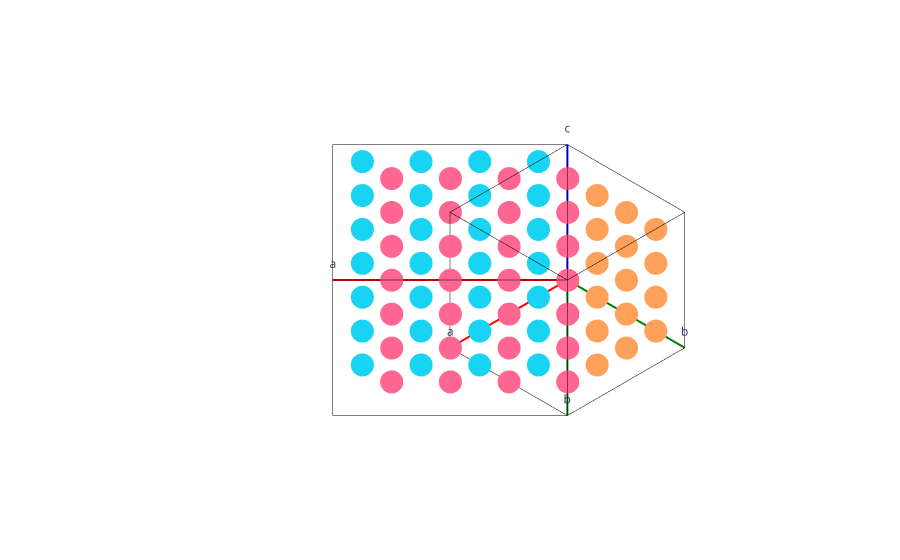

Write notebook code for a chart like this one.
### Code cell
# k-point grid

fig = Figure()
super(Figure, fig).add_unitcell(struct_conv.lattice.reciprocal_lattice.matrix)
super(Figure, fig).add_unitcell(struct_reduced.lattice.reciprocal_lattice.matrix)

grid = struct_conv.lattice.reciprocal_lattice.get_cartesian_coords(build_grid(4, shift=[0.5, 0.5, 0.5]))
x,y,z = grid.T
trace = go.Scatter3d(x=x,y=y,z=z, mode='markers')
fig.add_trace(trace)



grid = struct_reduced.lattice.reciprocal_lattice.get_cartesian_coords(build_grid(4, shift=[0.5, 0.0, 0.5]))
x,y,z = grid.T
trace = go.Scatter3d(x=x,y=y,z=z, mode='markers')
fig.add_trace(trace)

grid = struct_reduced.lattice.reciprocal_lattice.get_cartesian_coords(build_grid(4, shift=[0.0, 0.5, 0.5]))
x,y,z = grid.T
trace = go.Scatter3d(x=x,y=y,z=z, mode='markers')
fig.add_trace(trace)

fig.update_scenes(camera_projection_type="orthographic")

fig.show()

### Figure 1 — Plotly figure (JSON) as saved in the notebook; plotly's stock layout.template omitted (floating-point values rounded to 4 significant figures)
{"data": [{"line": {"color": "red", "width": 4}, "mode": "lines+text", "text": [null, "a"], "type": "scatter3d", "x": [0, 1.571], "y": [0, 0], "z": [0, 0]}, {"line": {"color": "green", "width": 4}, "mode": "lines+text", "text": [null, "b"], "type": "scatter3d", "x": [0, 0], "y": [0, 1.571], "z": [0, 0]}, {"line": {"color": "blue", "width": 4}, "mode": "lines+text", "text": [null, "c"], "type": "scatter3d", "x": [0, 0], "y": [0, 0], "z": [0, 1.571]}, {"line": {"color": "black", "width": 1}, "mode": "lines", "type": "scatter3d", "x": [1.571, 1.571], "y": [0, 1.571], "z": [0, 0]}, {"line": {"color": "black", "width": 1}, "mode": "lines", "type": "scatter3d", "x": [1.571, 1.571], "y": [0, 0], "z": [0, 1.571]}, {"line": {"color": "black", "width": 1}, "mode": "lines", "type": "scatter3d", "x": [0, 1.571], "y": [1.571, 1.571], "z": [0, 0]}, {"line": {"color": "black", "width": 1}, "mode": "lines", "type": "scatter3d", "x": [0, 0], "y": [1.571, 1.571], "z": [0, 1.571]}, {"line": {"color": "black", "width": 1}, "mode": "lines", "type": "scatter3d", "x": [0, 1.571], "y": [0, 0], "z": [1.571, 1.571]}, {"line": {"color": "black", "width": 1}, "mode": "lines", "type": "scatter3d", "x": [0, 0], "y": [0, 1.571], "z": [1.571, 1.571]}, {"line": {"color": "black", "width": 1}, "mode": "lines", "type": "scatter3d", "x": [1.571, 1.571], "y": [1.571, 1.571], "z": [0, 1.571]}, {"line": {"color": "black", "width": 1}, "mode": "lines", "type": "scatter3d", "x": [0, 1.571], "y": [1.571, 1.571], "z": [1.571, 1.571]}, {"line": {"color": "black", "width": 1}, "mode": "lines", "type": "scatter3d", "x": [1.571, 1.571], "y": [0, 1.571], "z": [1.571, 1.571]}, {"line": {"color": "red", "width": 4}, "mode": "lines+text", "text": [null, "a"], "type": "scatter3d", "x": [0, 1.571], "y": [0, -1.571], "z": [0, 0]}, {"line": {"color": "green", "width": 4}, "mode": "lines+text", "text": [null, "b"], "type": "scatter3d", "x": [0, 1.571], "y": [0, 1.571], "z": [0, 0]}, {"line": {"color": "blue", "width": 4}, "mode": "lines+text", "text": [null, "c"], "type": "scatter3d", "x": [0, 0], "y": [0, 0], "z": [0, 1.571]}, {"line": {"color": "black", "width": 1}, "mode": "lines", "type": "scatter3d", "x": [1.571, 3.142], "y": [-1.571, 0], "z": [0, 0]}, {"line": {"color": "black", "width": 1}, "mode": "lines", "type": "scatter3d", "x": [1.571, 1.571], "y": [-1.571, -1.571], "z": [0, 1.571]}, {"line": {"color": "black", "width": 1}, "mode": "lines", "type": "scatter3d", "x": [1.571, 3.142], "y": [1.571, 0], "z": [0, 0]}, {"line": {"color": "black", "width": 1}, "mode": "lines", "type": "scatter3d", "x": [1.571, 1.571], "y": [1.571, 1.571], "z": [0, 1.571]}, {"line": {"color": "black", "width": 1}, "mode": "lines", "type": "scatter3d", "x": [0, 1.571], "y": [0, -1.571], "z": [1.571, 1.571]}, {"line": {"color": "black", "width": 1}, "mode": "lines", "type": "scatter3d", "x": [0, 1.571], "y": [0, 1.571], "z": [1.571, 1.571]}, {"line": {"color": "black", "width": 1}, "mode": "lines", "type": "scatter3d", "x": [3.142, 3.142], "y": [0, 0], "z": [0, 1.571]}, {"line": {"color": "black", "width": 1}, "mode": "lines", "type": "scatter3d", "x": [1.571, 3.142], "y": [1.571, 0], "z": [1.571, 1.571]}, {"line": {"color": "black", "width": 1}, "mode": "lines", "type": "scatter3d", "x": [1.571, 3.142], "y": [-1.571, 0], "z": [1.571, 1.571]}, {"mode": "markers", "type": "scatter3d", "x": [0.1963, 0.1963, 0.1963, 0.1963, 0.1963, 0.1963, 0.1963, 0.1963, 0.1963, 0.1963, 0.1963, 0.1963, 0.1963, 0.1963, 0.1963, 0.1963, 0.589, 0.589, 0.589, 0.589, 0.589, 0.589, 0.589, 0.589, 0.589, 0.589, 0.589, 0.589, 0.589, 0.589, 0.589, 0.589, 0.9817, 0.9817, 0.9817, 0.9817, 0.9817, 0.9817, 0.9817, 0.9817, 0.9817, 0.9817, 0.9817, 0.9817, 0.9817, 0.9817, 0.9817, 0.9817, 1.374, 1.374, 1.374, 1.374, 1.374, 1.374, 1.374, 1.374, 1.374, 1.374, 1.374, 1.374, 1.374, 1.374, 1.374, 1.374], "y": [0.1963, 0.1963, 0.1963, 0.1963, 0.589, 0.589, 0.589, 0.589, 0.9817, 0.9817, 0.9817, 0.9817, 1.374, 1.374, 1.374, 1.374, 0.1963, 0.1963, 0.1963, 0.1963, 0.589, 0.589, 0.589, 0.589, 0.9817, 0.9817, 0.9817, 0.9817, 1.374, 1.374, 1.374, 1.374, 0.1963, 0.1963, 0.1963, 0.1963, 0.589, 0.589, 0.589, 0.589, 0.9817, 0.9817, 0.9817, 0.9817, 1.374, 1.374, 1.374, 1.374, 0.1963, 0.1963, 0.1963, 0.1963, 0.589, 0.589, 0.589, 0.589, 0.9817, 0.9817, 0.9817, 0.9817, 1.374, 1.374, 1.374, 1.374], "z": [0.1963, 0.589, 0.9817, 1.374, 0.1963, 0.589, 0.9817, 1.374, 0.1963, 0.589, 0.9817, 1.374, 0.1963, 0.589, 0.9817, 1.374, 0.1963, 0.589, 0.9817, 1.374, 0.1963, 0.589, 0.9817, 1.374, 0.1963, 0.589, 0.9817, 1.374, 0.1963, 0.589, 0.9817, 1.374, 0.1963, 0.589, 0.9817, 1.374, 0.1963, 0.589, 0.9817, 1.374, 0.1963, 0.589, 0.9817, 1.374, 0.1963, 0.589, 0.9817, 1.374, 0.1963, 0.589, 0.9817, 1.374, 0.1963, 0.589, 0.9817, 1.374, 0.1963, 0.589, 0.9817, 1.374, 0.1963, 0.589, 0.9817, 1.374]}, {"mode": "markers", "type": "scatter3d", "x": [0.1963, 0.1963, 0.1963, 0.1963, 0.589, 0.589, 0.589, 0.589, 0.9817, 0.9817, 0.9817, 0.9817, 1.374, 1.374, 1.374, 1.374, 0.589, 0.589, 0.589, 0.589, 0.9817, 0.9817, 0.9817, 0.9817, 1.374, 1.374, 1.374, 1.374, 1.767, 1.767, 1.767, 1.767, 0.9817, 0.9817, 0.9817, 0.9817, 1.374, 1.374, 1.374, 1.374, 1.767, 1.767, 1.767, 1.767, 2.16, 2.16, 2.16, 2.16, 1.374, 1.374, 1.374, 1.374, 1.767, 1.767, 1.767, 1.767, 2.16, 2.16, 2.16, 2.16, 2.553, 2.553, 2.553, 2.553], "y": [-0.1963, -0.1963, -0.1963, -0.1963, 0.1963, 0.1963, 0.1963, 0.1963, 0.589, 0.589, 0.589, 0.589, 0.9817, 0.9817, 0.9817, 0.9817, -0.589, -0.589, -0.589, -0.589, -0.1963, -0.1963, -0.1963, -0.1963, 0.1963, 0.1963, 0.1963, 0.1963, 0.589, 0.589, 0.589, 0.589, -0.9817, -0.9817, -0.9817, -0.9817, -0.589, -0.589, -0.589, -0.589, -0.1963, -0.1963, -0.1963, -0.1963, 0.1963, 0.1963, 0.1963, 0.1963, -1.374, -1.374, -1.374, -1.374, -0.9817, -0.9817, -0.9817, -0.9817, -0.589, -0.589, -0.589, -0.589, -0.1963, -0.1963, -0.1963, -0.1963], "z": [0.1963, 0.589, 0.9817, 1.374, 0.1963, 0.589, 0.9817, 1.374, 0.1963, 0.589, 0.9817, 1.374, 0.1963, 0.589, 0.9817, 1.374, 0.1963, 0.589, 0.9817, 1.374, 0.1963, 0.589, 0.9817, 1.374, 0.1963, 0.589, 0.9817, 1.374, 0.1963, 0.589, 0.9817, 1.374, 0.1963, 0.589, 0.9817, 1.374, 0.1963, 0.589, 0.9817, 1.374, 0.1963, 0.589, 0.9817, 1.374, 0.1963, 0.589, 0.9817, 1.374, 0.1963, 0.589, 0.9817, 1.374, 0.1963, 0.589, 0.9817, 1.374, 0.1963, 0.589, 0.9817, 1.374, 0.1963, 0.589, 0.9817, 1.374]}, {"mode": "markers", "type": "scatter3d", "x": [0.1963, 0.1963, 0.1963, 0.1963, 0.589, 0.589, 0.589, 0.589, 0.9817, 0.9817, 0.9817, 0.9817, 1.374, 1.374, 1.374, 1.374, 0.589, 0.589, 0.589, 0.589, 0.9817, 0.9817, 0.9817, 0.9817, 1.374, 1.374, 1.374, 1.374, 1.767, 1.767, 1.767, 1.767, 0.9817, 0.9817, 0.9817, 0.9817, 1.374, 1.374, 1.374, 1.374, 1.767, 1.767, 1.767, 1.767, 2.16, 2.16, 2.16, 2.16, 1.374, 1.374, 1.374, 1.374, 1.767, 1.767, 1.767, 1.767, 2.16, 2.16, 2.16, 2.16, 2.553, 2.553, 2.553, 2.553], "y": [0.1963, 0.1963, 0.1963, 0.1963, 0.589, 0.589, 0.589, 0.589, 0.9817, 0.9817, 0.9817, 0.9817, 1.374, 1.374, 1.374, 1.374, -0.1963, -0.1963, -0.1963, -0.1963, 0.1963, 0.1963, 0.1963, 0.1963, 0.589, 0.589, 0.589, 0.589, 0.9817, 0.9817, 0.9817, 0.9817, -0.589, -0.589, -0.589, -0.589, -0.1963, -0.1963, -0.1963, -0.1963, 0.1963, 0.1963, 0.1963, 0.1963, 0.589, 0.589, 0.589, 0.589, -0.9817, -0.9817, -0.9817, -0.9817, -0.589, -0.589, -0.589, -0.589, -0.1963, -0.1963, -0.1963, -0.1963, 0.1963, 0.1963, 0.1963, 0.1963], "z": [0.1963, 0.589, 0.9817, 1.374, 0.1963, 0.589, 0.9817, 1.374, 0.1963, 0.589, 0.9817, 1.374, 0.1963, 0.589, 0.9817, 1.374, 0.1963, 0.589, 0.9817, 1.374, 0.1963, 0.589, 0.9817, 1.374, 0.1963, 0.589, 0.9817, 1.374, 0.1963, 0.589, 0.9817, 1.374, 0.1963, 0.589, 0.9817, 1.374, 0.1963, 0.589, 0.9817, 1.374, 0.1963, 0.589, 0.9817, 1.374, 0.1963, 0.589, 0.9817, 1.374, 0.1963, 0.589, 0.9817, 1.374, 0.1963, 0.589, 0.9817, 1.374, 0.1963, 0.589, 0.9817, 1.374, 0.1963, 0.589, 0.9817, 1.374]}], "layout": {"dragmode": "orbit", "margin": {"b": 0, "l": 0, "r": 0, "t": 0}, "scene": {"aspectmode": "data", "camera": {"projection": {"type": "orthographic"}}, "xaxis": {"showbackground": false, "showgrid": false, "showline": false, "showspikes": false, "showticklabels": false, "ticks": "", "title": {"text": ""}, "zeroline": false}, "yaxis": {"showbackground": false, "showgrid": false, "showline": false, "showspikes": false, "showticklabels": false, "ticks": "", "title": {"text": ""}, "zeroline": false}, "zaxis": {"showbackground": false, "showgrid": false, "showline": false, "showspikes": false, "showticklabels": false, "ticks": "", "title": {"text": ""}, "zeroline": false}}, "showlegend": false}}
